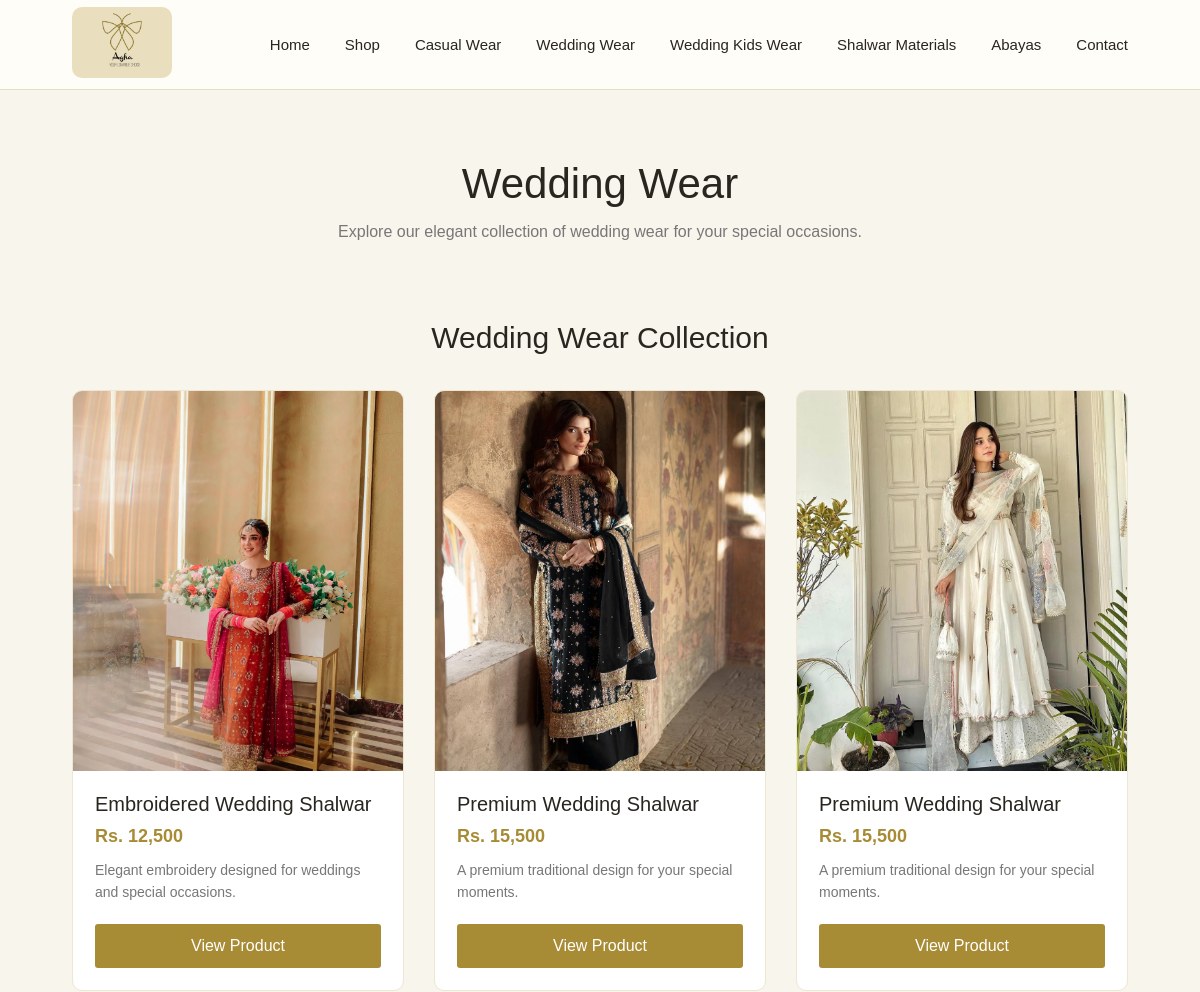
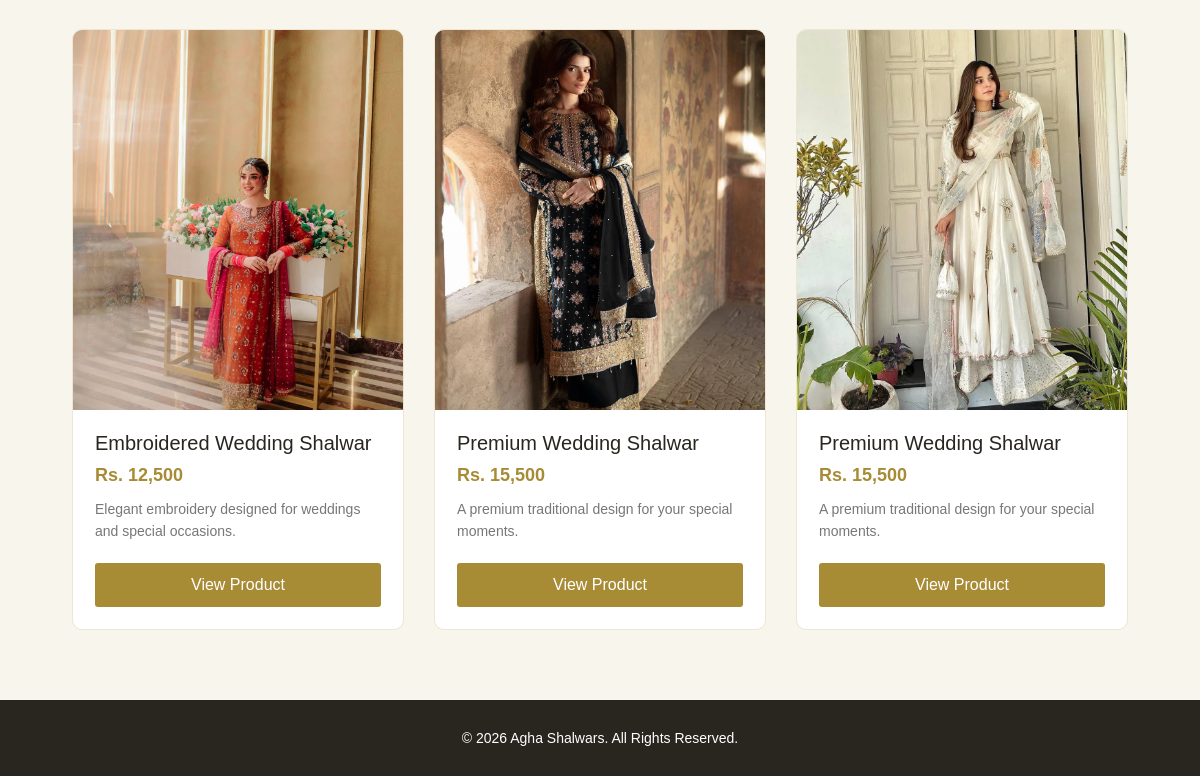
The page /wedding-wear on the database its author committed (2 pictures, top to bottom).
### tables this page shows
CREATE TABLE products (
    id INTEGER PRIMARY KEY AUTOINCREMENT,
    name TEXT NOT NULL,
    category TEXT NOT NULL,
    price REAL NOT NULL,
    description TEXT,
    image TEXT NOT NULL,
    sizes TEXT,
    stock INTEGER DEFAULT 1
);

### app.py (the view)
@app.route("/wedding-wear")
def wedding_wear():
    connection = get_db_connection()
    products = connection.execute(
        "SELECT * FROM products WHERE category = ?",
        ("Wedding Wear",)
    ).fetchall()
    connection.close()
    return render_template(
        "wedding_wear.html",
        products=products
    )

### app.py (called while the page is built)
def get_db_connection():
    connection = sqlite3.connect("shop.db")
    connection.row_factory = sqlite3.Row
    return connection

### templates/wedding_wear.html (shortened to what this page needs)
<!DOCTYPE html>
<html lang="en">
<head>
    <link rel="stylesheet"
          href="{{ url_for('static', filename='style.css') }}">
</head>
<body>
    <nav class="navbar">
        <a href="/">
            <img src="{{ url_for('static', filename='images/logo.jpeg') }}"
                 alt="Agha Shalwars Logo"
                 class="logo">
        </a>
        <ul class="nav-links" id="navLinks">
            <li>
                <a href="{{ url_for('home') }}">Home</a>
            </li>
            <li>
                <a href="{{ url_for('shop') }}">Shop</a>
            </li>
            <li>
                <a href="{{ url_for('casual_wear') }}">
                    Casual Wear
                </a>
            </li>
            <li>
                <a href="{{ url_for('wedding_wear') }}">
                    Wedding Wear
                </a>
            </li>
            <li>
                <a href="{{ url_for('wedding_kids_wear') }}">
                    Wedding Kids Wear
                </a>
            </li>
            <li>
                <a href="{{ url_for('shalwar_materials') }}">
                    Shalwar Materials
                </a>
            </li>
            <li>
                <a href="{{ url_for('abayas') }}">
                    Abayas
                </a>
            </li>
            <li>
                <a href="{{ url_for('contact') }}">
                    Contact
                </a>
            </li>
        </ul>
    </nav>
    <section class="shop-header">
        <h1>Wedding Wear</h1>
        <p>
            Explore our elegant collection of wedding wear
            for your special occasions.
        </p>
    </section>
    <section class="products-section">
        <h2>Wedding Wear Collection</h2>
        <div class="products">
            {% for product in products %}
            <div class="product-card">
                <div class="product-image">
                    <img
                        src="{{ url_for('static', filename=product['image']) }}"
                        alt="{{ product['name'] }}"
                    >
                </div>
                <div class="product-info">
                    <h3>
                        {{ product['name'] }}
                    </h3>
                    <p class="price">
                        Rs.
                        {{ "{:,.0f}".format(product['price']) }}
                    </p>
                    <p class="description">
                        {{ product['description'] }}
                    </p>
                    <a
                        href="{{ url_for('product_details', product_id=product['id']) }}"
                        class="btn"
                    >
                        View Product
                    </a>
                </div>
            </div>
            {% endfor %}
        </div>
    </section>
    <footer class="footer">
        <p>
            © 2026 Agha Shalwars. All Rights Reserved.
        </p>
    </footer>
</body>
</html>

### static/style.css (style rules this page uses)
* { margin: 0; padding: 0; box-sizing: border-box; }
body { font-family: Arial, sans-serif; background-color: #f8f5ed; color: #29251f; }
.navbar { width: 100%; height: 90px; display: flex; align-items: center; justify-content: space-between; padding: 0 6%; background-color: #fffdf8; border-bottom: 1px solid #e5dcc7; position: relative; }
.logo { width: 100px; height: auto; z-index: 1001; border-radius: 10px; margin-right: auto; }
.nav-links { display: flex; list-style: none; gap: 35px; }
.nav-links a { text-decoration: none; color: #29251f; font-size: 15px; transition: 0.3s; }
.btn { display: inline-block; padding: 13px 30px; background-color: #a88b35; color: white; text-decoration: none; border-radius: 3px; transition: 0.3s; }
.footer { text-align: center; padding: 30px; background-color: #29251f; color: white; }
.footer p { font-size: 14px; }
.shop-header { text-align: center; padding: 70px 20px 40px; }
.shop-header h1 { font-size: 42px; font-weight: 400; margin-bottom: 15px; }
.shop-header p { color: #777; font-size: 16px; }
.products-section { padding: 40px 6% 70px; }
.products-section h2 { text-align: center; font-size: 30px; font-weight: 400; margin-bottom: 35px; }
.products { display: grid; grid-template-columns: repeat(3, 1fr); gap: 30px; max-width: 1200px; margin: auto; }
.product-card { background-color: #fff; border: 1px solid #eee5d3; overflow: hidden; transition: 0.3s; border-radius: 10px; }
.product-image { width: 100%; height: 380px; overflow: hidden; background-color: #f2eee5; }
.product-image img { width: 100%; height: 100%; object-fit: cover; display: block; }
.product-info { padding: 22px; }
.product-info h3 { font-size: 20px; font-weight: 400; margin-bottom: 10px; }
.price { font-size: 18px; font-weight: bold; margin-bottom: 12px; color: #a88b35; }
.description { color: #777; line-height: 1.6; margin-bottom: 20px; font-size: 14px; }
.product-info .btn { width: 100%; text-align: center; }

### rows shown on the page
products: image (picture), name "Embroidered Wedding Shalwar", price "12,500", description "Elegant embroidery designed for weddings and special occasions."
products: image (picture), name "Premium Wedding Shalwar", price "15,500", description "A premium traditional design for your special moments."
products: image (picture), name "Premium Wedding Shalwar", price "15,500", description "A premium traditional design for your special moments."
products: image (picture), name "Embroidered Wedding Shalwar", price "12,500", description "Elegant embroidery designed for weddings and special occasions."
products: image (picture), name "Premium Wedding Shalwar", price "15,500", description "A premium traditional design for your special moments."
products: image (picture), name "Premium Wedding Shalwar", price "15,500", description "A premium traditional design for your special moments."
